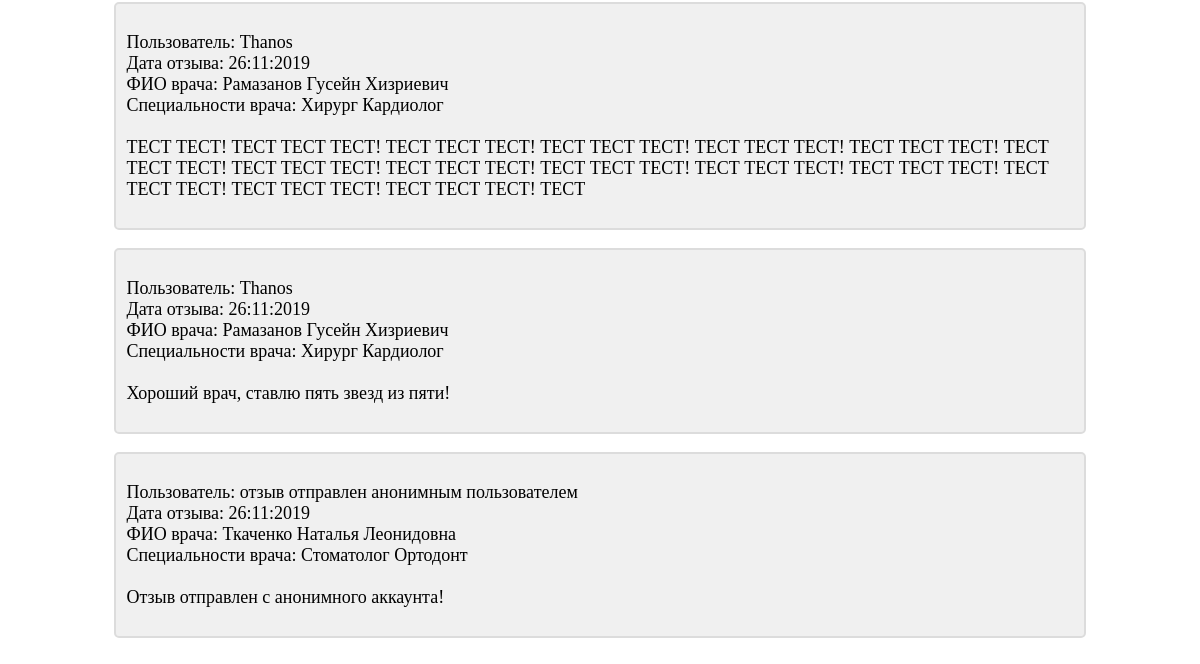
Before: /review/ (signed in, lower part) with the older database file.
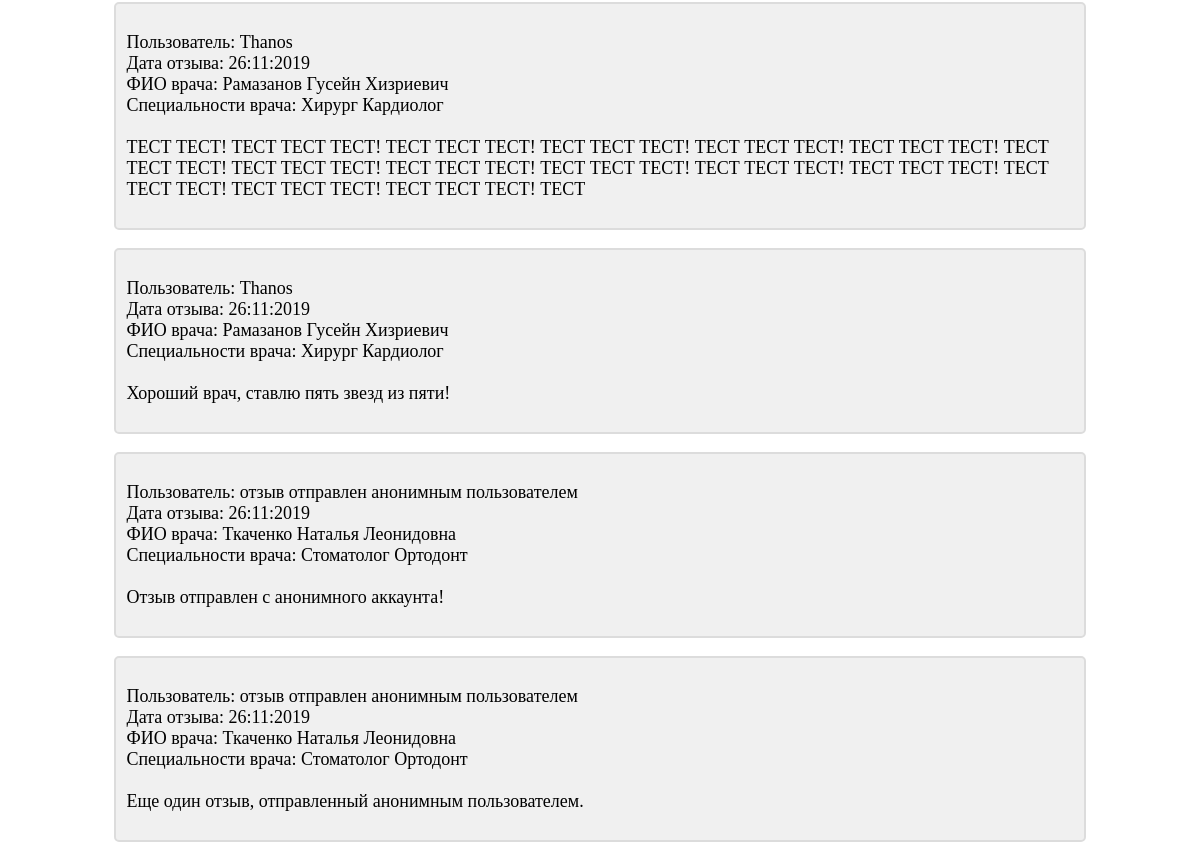
After: the same page with the newer database file.
### main/models.py (models this page shows, shortened)
class Review(models.Model):
    doctor = models.ForeignKey(Doctor, on_delete=models.CASCADE, verbose_name='ФИО врача')
    user = models.ForeignKey(User, null=True, blank=True, on_delete=models.PROTECT,
                             verbose_name='Пользователь, оставивший отзыв')
    dt_created = models.DateTimeField(auto_now_add=True, verbose_name='Дата и время создания отзыва')
    dt_updated = models.DateTimeField(auto_now=True, verbose_name='Дата и время редактирования отзыва')
    origin_text = models.TextField(blank=False, verbose_name='Исходный отзыв')
    finished_text = models.TextField(blank=False, verbose_name='Обработанный отзыв')
    moderation_flag = models.BooleanField(default=False, null=False, verbose_name='Отзыв отмодерирован')
    user_ip = models.GenericIPAddressField(protocol='IPv4', verbose_name='ip-адрес пользователя')
    class Meta:
        verbose_name = 'Отзыв'
        verbose_name_plural = 'Отзывы'
        ordering = ['dt_created']

class Doctor(models.Model):
    fio = models.CharField(max_length=250, verbose_name='ФИО врача')
    specialty = models.ManyToManyField(Specialty, verbose_name='Специальность врача')
    def __str__(self):
        return self.fio
    class Meta:
        verbose_name = 'ФИО врача'
        verbose_name_plural = 'ФИО врачей'

class Specialty(models.Model):
    name = models.CharField(max_length=100, verbose_name='Специальность')
    def __str__(self):
        return self.name
    class Meta:
        verbose_name = 'Специальность'
        verbose_name_plural = 'Специальности'

class ForbiddenWord(models.Model):
    word = models.CharField(max_length=100, verbose_name='Запрещенное слово')
    def __str__(self):
        return self.word
    class Meta:
        verbose_name = 'Запрещенное слово'
        verbose_name_plural = 'Запрещенные слова'

### main/views.py (the view)
# urls.py: url(r'^review/$', review, name='review'),
def review(request):
    if not request.user.is_staff:
        return Http404()
    reviews_list = Review.objects.filter(moderation_flag=True)
    context = {'reviews_list': reviews_list}
    return render(request, 'main/review.html', context)

### templates/main/review.html (shortened to what this page needs)
{% extends 'layout/basic.html' %}
{%  load filters %}
{% block content %}
    {% for review in reviews_list %}
        <div class="basic_block">
            <p>
                Пользователь:
                {% if review.user %}
                    {{ review.user }}<br>
                {% else %}
                    отзыв отправлен анонимным пользователем<br>
                {% endif %}
                Дата отзыва: {{ review.dt_created|date:"d:m:Y" }}<br>
                ФИО врача: {{ review.doctor }}<br>
                Специальности врача:
                {% for spec in review.doctor.specialty.all %}
                    {{ spec }}
                {% empty %}
                    Для врача не указаны специальности...
                {% endfor %}
                <br><br>
                {{ review.finished_text|check_wrong_words }}
            </p>
        </div>
        <br>
    {% empty %}
        <div class="basic_block">
            <p>
                Простите, но на сайте нет отмодерированных отзывов...
            </p>
        </div>
    {% endfor %}
{% endblock content %}

### templates/layout/basic.html (shortened to what this page needs)
{% load static %}
<!DOCTYPE html>
<html lang="ru">
<head>
    <link rel="stylesheet" href="{% static 'main/style.css' %}">
</head>
<body>
{% block content %}
{% endblock %}
</body>
</html>

### main/static/main/style.css (style rules this page uses)
.basic_block { font-size: large; background-color: RGB(240, 240, 240); border: 2px solid RGB(220, 220, 220); border-radius: 5px; padding: 10px; margin-left: auto; margin-right: auto; width: 80%; overflow: hidden; }

Changed rows visible on the page:
added Review: shows "отзыв отправлен анонимным пользователем", dt_created "26:11:2019", doctor "Ткаченко Наталья Леонидовна", finished_text|check_wrong_words "Еще один отзыв, отправленный анонимным пользователем.", Specialty (name "Стоматолог"), Specialty (name "Ортодонт")
